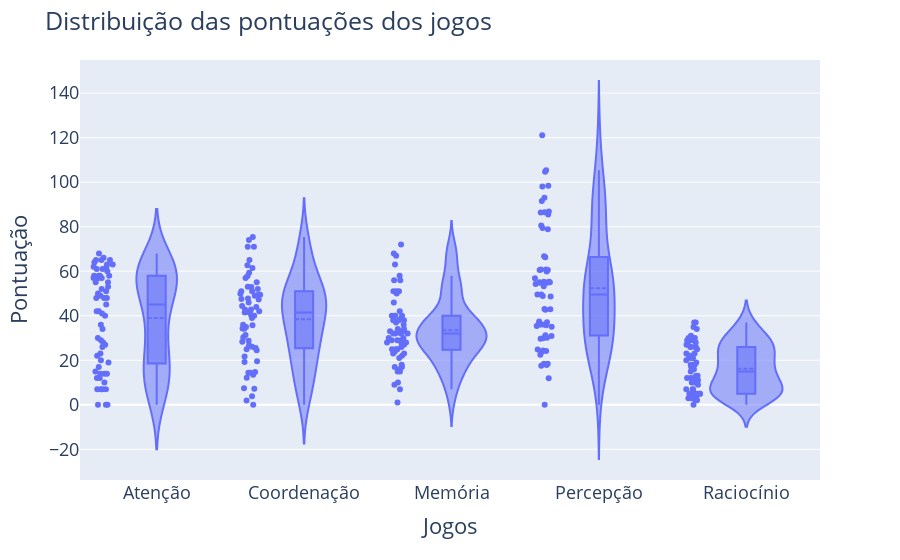

Write notebook code for a chart like this one.
### Markdown cell above
# É possível modelar os resultados a partir de Gaussianas simples?

### Code cell
fig = px.violin(df, y=GAMES, box=True, points='all')
fig.update_traces(meanline_visible=True)
fig.update_layout(title='Distribuição das pontuações dos jogos',
                    xaxis_title='Jogos',
                    yaxis_title='Pontuação',
                    violinmode='group',
                    font=dict(
                        size=18
                    ),
)

### Figure 1 — Plotly figure (JSON) as saved in the notebook; plotly's stock layout.template omitted (floating-point values rounded to 4 significant figures; data arrays with more than 128 entries replaced by an {"elided": "..."} marker saying what was removed)
{"data": [{"alignmentgroup": "True", "box": {"visible": true}, "hovertemplate": "variable=%{x}<br>value=%{y}<extra></extra>", "legendgroup": "", "marker": {"color": "#636efa"}, "meanline": {"visible": true}, "name": "", "offsetgroup": "", "orientation": "v", "points": "all", "scalegroup": "True", "showlegend": false, "type": "violin", "x": {"elided": "320 str values"}, "x0": " ", "xaxis": "x", "y": {"elided": "320 float values"}, "y0": " ", "yaxis": "y"}], "layout": {"font": {"size": 18}, "legend": {"tracegroupgap": 0}, "margin": {"t": 60}, "title": {"text": "Distribuição das pontuações dos jogos"}, "violinmode": "group", "xaxis": {"anchor": "y", "domain": [0, 1], "title": {"text": "Jogos"}}, "yaxis": {"anchor": "x", "domain": [0, 1], "title": {"text": "Pontuação"}}}}
